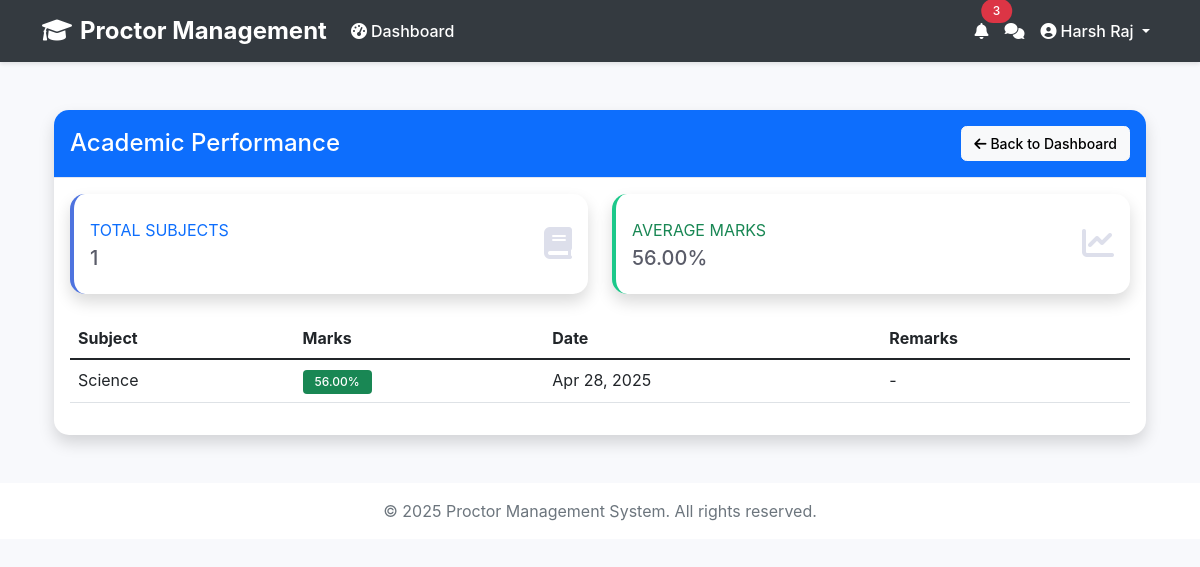
Page /student/marks/ (signed in) on the committed database.
### accounts/models.py (models this page shows, shortened)
class User(AbstractUser):
    ROLE_CHOICES = (
        ('student', 'Student'),
        ('teacher', 'Teacher'),
        ('admin', 'Admin'),
    )
    role = models.CharField(max_length=10, choices=ROLE_CHOICES, default='student')
    phone_number = models.CharField(max_length=15, blank=True, null=True)
    address = models.TextField(blank=True, null=True)
    is_email_verified = models.BooleanField(default=False)
    password_reset_token = models.CharField(max_length=32, null=True, blank=True)
    password_reset_expires = models.DateTimeField(null=True, blank=True)

### student/models.py (models this page shows, shortened)
class Marks(models.Model):
    student = models.ForeignKey(Student, on_delete=models.CASCADE, related_name='marks')
    subject = models.CharField(max_length=100)
    marks = models.DecimalField(max_digits=5, decimal_places=2)
    semester = models.IntegerField()
    date = models.DateField(default=timezone.now)
    remarks = models.TextField(blank=True)
    class Meta:
        unique_together = ['student', 'subject', 'semester']
        ordering = ['-date']

### student/views.py (the view)
# urls.py: path('marks/', views.student_marks, name='student_marks'),
@login_required
def student_marks(request):
    if request.user.role != 'student':
        return redirect('dashboard')
    student = request.user.student
    marks = Marks.objects.filter(student=student).order_by('-date')
    total_subjects = marks.values('subject').distinct().count()
    average_marks = marks.aggregate(avg_marks=models.Avg('marks'))['avg_marks'] or 0
    context = {
        'marks': marks,
        'total_subjects': total_subjects,
        'average_marks': round(average_marks, 2),
    }
    return render(request, 'student/marks.html', context)

### accounts/context_processors.py (called while the page is built)
def unread_notifications_count(request):
    if request.user.is_authenticated:
        count = Notification.objects.filter(user=request.user, is_read=False).count()
    else:
        count = 0
    return {'unread_notifications_count': count}

### student/templates/student/marks.html (shortened to what this page needs)
{% extends 'accounts/base.html' %}
{% block content %}
<div class="container py-4">
    <div class="row">
        <div class="col-12">
            <div class="card shadow">
                <div class="card-header bg-primary text-white d-flex justify-content-between align-items-center">
                    <h4 class="mb-0">Academic Performance</h4>
                    <a href="{% url 'student_dashboard' %}" class="btn btn-light btn-sm">
                        <i class="fas fa-arrow-left me-1"></i>Back to Dashboard
                    </a>
                </div>
                <div class="card-body">
                    <div class="row mb-4">
                        <div class="col-md-6">
                            <div class="card border-left-primary shadow h-100 py-2">
                                <div class="card-body">
                                    <div class="row no-gutters align-items-center">
                                        <div class="col mr-2">
                                            <div class="text-xs font-weight-bold text-primary text-uppercase mb-1">
                                                Total Subjects</div>
                                            <div class="h5 mb-0 font-weight-bold text-gray-800">{{ total_subjects }}</div>
                                        </div>
                                        <div class="col-auto">
                                            <i class="fas fa-book fa-2x text-gray-300"></i>
                                        </div>
                                    </div>
                                </div>
                            </div>
                        </div>
                        <div class="col-md-6">
                            <div class="card border-left-success shadow h-100 py-2">
                                <div class="card-body">
                                    <div class="row no-gutters align-items-center">
                                        <div class="col mr-2">
                                            <div class="text-xs font-weight-bold text-success text-uppercase mb-1">
                                                Average Marks</div>
                                            <div class="h5 mb-0 font-weight-bold text-gray-800">{{ average_marks }}%</div>
                                        </div>
                                        <div class="col-auto">
                                            <i class="fas fa-chart-line fa-2x text-gray-300"></i>
                                        </div>
                                    </div>
                                </div>
                            </div>
                        </div>
                    </div>
                    <div class="table-responsive">
                        <table class="table table-hover">
                            <thead>
                                <tr>
                                    <th>Subject</th>
                                    <th>Marks</th>
                                    <th>Date</th>
                                    <th>Remarks</th>
                                </tr>
                            </thead>
                            <tbody>
                                {% for mark in marks %}
                                    <tr>
                                        <td>{{ mark.subject }}</td>
                                        <td>
                                            <span class="badge bg-{{ mark.marks|floatformat:0|divisibleby:2|yesno:'success,danger' }}">
                                                {{ mark.marks }}%
                                            </span>
                                        </td>
                                        <td>{{ mark.date|date:"M d, Y" }}</td>
                                        <td>{{ mark.remarks|default:"-" }}</td>
                                    </tr>
                                {% empty %}
                                    <tr>
                                        <td colspan="4" class="text-center">No marks available</td>
                                    </tr>
                                {% endfor %}
                            </tbody>
                        </table>
                    </div>
                </div>
            </div>
        </div>
    </div>
</div>
{% endblock %}

### accounts/templates/accounts/base.html (shortened to what this page needs)
<!DOCTYPE html>
<html lang="en">
<head>
    <link href="https://cdn.jsdelivr.net/npm/bootstrap@5.1.3/dist/css/bootstrap.min.css" rel="stylesheet">
    <link href="https://cdnjs.cloudflare.com/ajax/libs/font-awesome/6.0.0/css/all.min.css" rel="stylesheet">
</head>
<body>
    <nav class="navbar navbar-expand-lg navbar-dark">
        <div class="container">
            <a class="navbar-brand" href="{% url 'home' %}">
                <i class="fas fa-graduation-cap me-2"></i>Proctor Management
            </a>
            <div class="collapse navbar-collapse" id="navbarNav">
                <ul class="navbar-nav me-auto">
                    {% if user.is_authenticated %}
                        <li class="nav-item">
                            <a class="nav-link" href="{% url 'dashboard' %}">
                                <i class="fas fa-tachometer-alt me-1"></i>Dashboard
                            </a>
                        </li>
                    {% endif %}
                </ul>
                <ul class="navbar-nav">
                    {% if user.is_authenticated %}
                        <li class="nav-item">
                            <a class="nav-link position-relative" href="{% url 'notifications' %}">
                                <i class="fas fa-bell"></i>
                                {% if unread_notifications_count > 0 %}
                                    <span class="position-absolute top-0 start-100 translate-middle badge rounded-pill bg-danger">
                                        {{ unread_notifications_count }}
                                    </span>
                                {% endif %}
                            </a>
                        </li>
                        <li class="nav-item">
                            <a class="nav-link position-relative" href="{% if user.teacher %}{% url 'teacher_chat' %}{% elif user.student %}{% url 'student_chat' %}{% endif %}">
                                <i class="fas fa-comments"></i>
                            </a>
                        </li>
                        <li class="nav-item dropdown">
                            <a class="nav-link dropdown-toggle" href="#" id="navbarDropdown" role="button" data-bs-toggle="dropdown">
                                <i class="fas fa-user-circle me-1"></i>{{ user.get_full_name }}
                            </a>
                        </li>
                    {% endif %}
                </ul>
            </div>
        </div>
    </nav>
    <div class="container py-4">
        {% block content %}
        {% endblock %}
    </div>
    <footer class="footer mt-auto py-3 bg-white">
        <div class="container text-center">
            <span class="text-muted">© 2025 Proctor Management System. All rights reserved.</span>
        </div>
    </footer>
</body>
</html>

### accounts/templates/accounts/base.html (style rules this page uses)
:root { --primary-color: #4e73df; --secondary-color: #858796; --success-color: #1cc88a; --info-color: #36b9cc; --warning-color: #f6c23e; --danger-color: #e74a3b; }
body { font-family: 'Nunito', -apple-system, BlinkMacSystemFont, "Segoe UI", Roboto, "Helvetica Neue", Arial, sans-serif; background-color: #f8f9fc; }
.navbar { background-color: #343a40; box-shadow: 0 2px 4px rgba(0,0,0,.1); }
.navbar-brand { font-weight: 700; font-size: 1.5rem; color: white !important; }
.nav-link { font-weight: 500; padding: 0.5rem 1rem; transition: all 0.3s ease; color: white !important; }
.card { border: none; border-radius: 0.35rem; box-shadow: 0 0.15rem 1.75rem 0 rgba(58, 59, 69, 0.15); }
.card-header { background-color: #f8f9fc; border-bottom: 1px solid #e3e6f0; padding: 1rem; }
.btn { border-radius: 0.35rem; padding: 0.375rem 0.75rem; font-weight: 500; transition: all 0.3s ease; }
.badge { padding: 0.5em 0.75em; font-weight: 500; }

### student/templates/student/marks.html (style rules this page uses)
.card { border: none; border-radius: 15px; }
.card-header { border-radius: 15px 15px 0 0 !important; }
.border-left-primary { border-left: 4px solid #4e73df !important; }
.border-left-success { border-left: 4px solid #1cc88a !important; }
.text-gray-300 { color: #dddfeb !important; }
.text-gray-800 { color: #5a5c69 !important; }
.badge { padding: 0.5em 1em; }

### rows in the picture
User: get_full_name "Harsh Raj"
Marks: subject "Science", marks "56.00", date "Apr 28, 2025", remarks "-"

### other values in the picture
{{ unread_notifications_count }} "3"
{{ total_subjects }} "1"
{{ average_marks }} "56.00"
